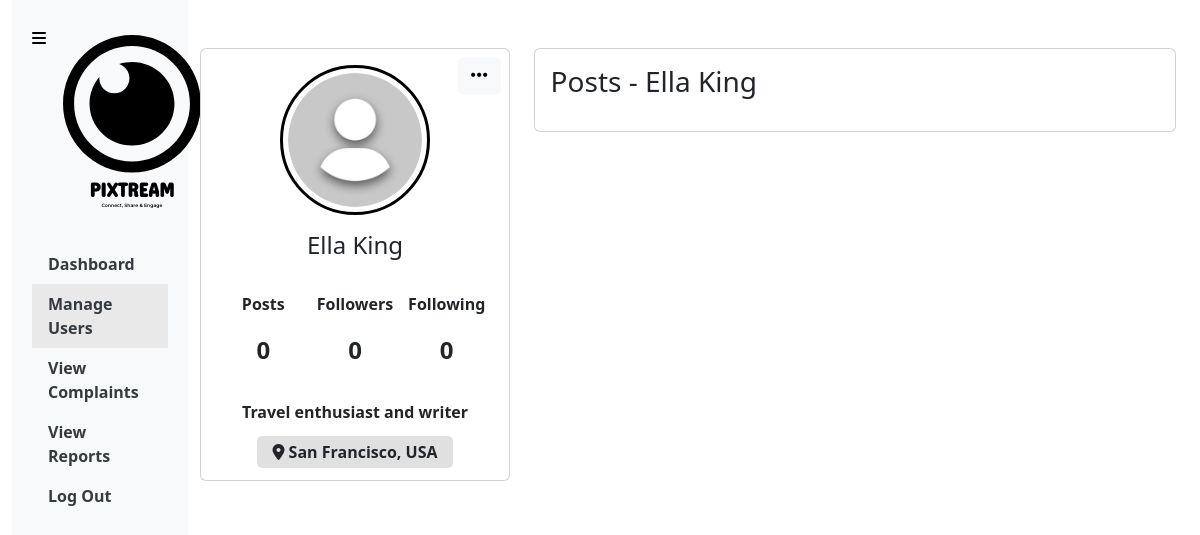
The page /admin_user_view.php?username=ella_king (signed in) on the database as committed earlier.
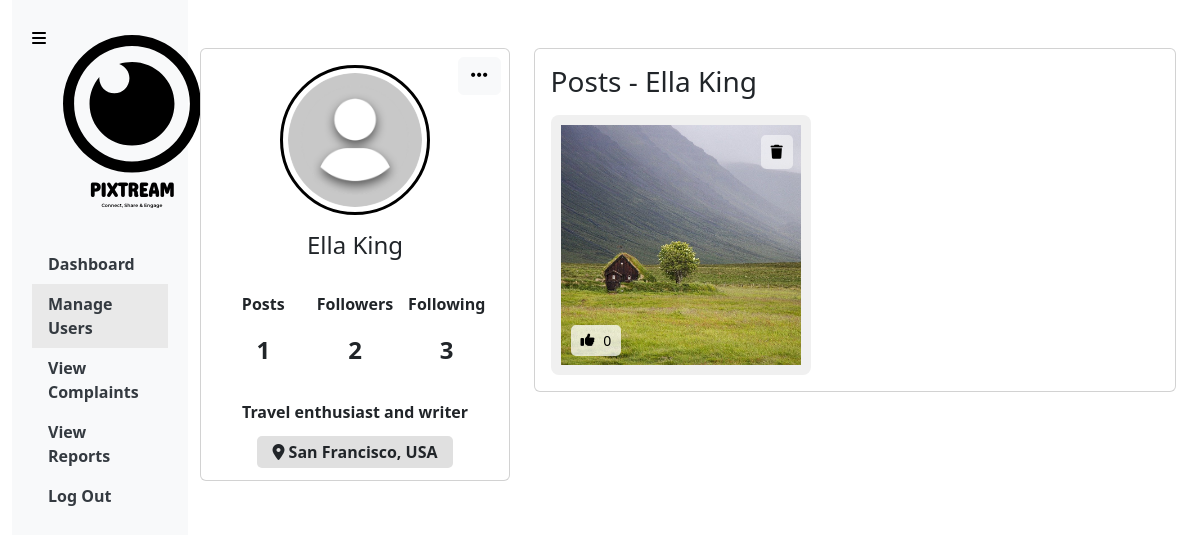
The same page on the database as committed later.
### tables this page shows
CREATE TABLE `users` (
  `id` bigint(20) NOT NULL,
  `name` varchar(100) DEFAULT NULL,
  `username` varchar(191) DEFAULT NULL,
  `email` varchar(191) DEFAULT NULL,
  `password` varchar(255) DEFAULT NULL,
  `bio` text DEFAULT NULL,
  `profile_picture` varchar(255) DEFAULT 'default.png',
  `location` varchar(255) DEFAULT NULL,
  `created_at` timestamp NOT NULL DEFAULT current_timestamp()
);

CREATE TABLE `posts` (
  `id` bigint(20) NOT NULL,
  `user_id` bigint(20) DEFAULT NULL,
  `post_path` varchar(255) DEFAULT NULL,
  `caption` longtext DEFAULT NULL,
  `category` enum('Photos','Videos','Stories','Music','Articles','Memes','Art & Design','Photography','Travel & Adventure','Food & Cooking','Others') DEFAULT NULL,
  `created_at` timestamp NOT NULL DEFAULT current_timestamp()
);

### admin_user_view.php (the view, shortened to what this page needs)
<?php
include 'dbconfig.php';
$username = $_GET['username'];
$sql = "SELECT * FROM users WHERE username='$username';";
$result = mysqli_query($conn, $sql);
$info = mysqli_fetch_assoc($result);
$id = $info['id'];
$name = $info['name'];
$location = $info['location'];
$bio = $info['bio'];
$profilePhoto = $info['profile_picture'] ?? 'default.png';
$followersSql = "SELECT COUNT(*) AS follower_count FROM follows WHERE followed_id='$id';";
$followersResult = mysqli_query($conn, $followersSql);
$followersCount = mysqli_fetch_assoc($followersResult)['follower_count'];
$followingSql = "SELECT COUNT(*) AS following_count FROM follows WHERE follower_id='$id';";
$followingResult = mysqli_query($conn, $followingSql);
$followingCount = mysqli_fetch_assoc($followingResult)['following_count'];
$postSql = "SELECT COUNT(*) FROM posts WHERE user_id = '$id';";
$postResult = mysqli_query($conn, $postSql);
$postInfo = mysqli_fetch_array($postResult);
$postCount = $postInfo[0];
?>
<!DOCTYPE html>
<html lang="en">
<head>
    <link rel="stylesheet" href="node_modules/bootstrap/dist/css/bootstrap.min.css">
    <link rel="stylesheet" href="library-files/fontawesome/css/all.min.css">
    <link rel="stylesheet" href="assets/css/me.css">
</head>
<body>
    <button class="btn mybtn-outline toggle-btn" id="sidebarToggle"><i class="fa-solid fa-bars"></i></button>
    <div class="container-fluid d-flex admin-2divs">
        <div class="sidebar" id="sidebar">
            <div class="text-center mb-4">
                <img src="assets/img/LOGO_text.svg" width="200" alt="PIXTREAM Logo">
            </div>
            <ul class="nav flex-column">
                <li class="nav-item">
                    <a class="nav-link" href="admin_dashboard.php">
                        <b>Dashboard</b>
                    </a>
                </li>
                <li class="nav-item">
                    <a class="nav-link active-now" href="admin_users.php">
                        <b>Manage Users</b>
                    </a>
                </li>
                <li class="nav-item">
                    <a class="nav-link" href="admin_complaints.php">
                        <b>View Complaints</b>
                    </a>
                </li>
                <li class="nav-item">
                    <a class="nav-link" href="admin_reports.php">
                        <b>View Reports</b>
                    </a>
                </li>
                <li class="nav-item">
                    <a class="nav-link" href="logout.php">
                        <b>Log Out</b>
                    </a>
                </li>
            </ul>
        </div>
        <div class="container mt-5">
        <div class="main-body">
            <div class="row gutters-sm">
                <div class="col-md-4 mb-3">
                    <div class="card h-100 position-relative">
                        <div class="card-body d-flex flex-column">
                            <div class="dropdown position-absolute top-0 end-0 p-2">
                                <button class="btn btn-light custom-dropdown-btn" type="button" id="dropdownMenuButton" data-bs-toggle="dropdown" aria-expanded="false">
                                    <i class="fa-solid fa-ellipsis custom-ellipsis"></i>
                                </button>
                            </div>
                            <div class="d-flex flex-column align-items-center text-center">
                                <div class="profile-img-container">
                                    <img src="profile_picture/<?php echo $profilePhoto; ?>" alt="Profile Photo" class="rounded-circle" width="150">
                                </div>
                                <div class="mt-3 mb-4">
                                    <h4><?php echo $name; ?></h4>
                                </div>
                                <div class="d-flex justify-content-around stats">
                                    <div class="stat">
                                        <p><b>Posts</b></p>
                                        <p><?php echo $postCount; ?></p>
                                    </div>
                                    <div class="stat" data-bs-toggle="modal" data-bs-target="#followersModal">
                                        <p><b>Followers</b></p>
                                        <p><?php echo $followersCount; ?></p>
                                    </div>
                                    <div class="stat" data-bs-toggle="modal" data-bs-target="#followingModal">
                                        <p><b>Following</b></p>
                                        <p><?php echo $followingCount; ?></p>
                                    </div>
                                </div>
                                <div class="mt-3 bio-text text-start">
                                    <p><?php echo nl2br(htmlspecialchars($bio)); ?></p>
                                    <span class="mt-3 profile-location">
                                        <i class="fa-solid fa-location-dot"></i> <?php echo $location; ?>
                                    </span>
                                </div>
                            </div>
                        </div>
                    </div>
                </div>
                <div class="col-md-8">
                    <div class="row gutters-sm">
                        <div class="col-sm-12 mb-3">
                            <div class="card h-100">
                                <div class="card-body">
                                    <h3 class="d-flex align-items-center mb-3">Posts - <?php echo $name; ?></h3>
                                    <div class="media-grid">
                                        <?php
                                        $postsSql = "SELECT * FROM posts WHERE user_id='$id' ORDER BY created_at DESC;";
                                        $postsResult = mysqli_query($conn, $postsSql);
                                        $posts = [];
                                        while ($row = mysqli_fetch_assoc($postsResult)) {
                                            $posts[] = $row;
                                        }
                                        foreach ($posts as $post)
                                        {
                                            $post_id = $post['id'];
                                            $mediaPath = $post['post_path'];
                                            $caption = $post['caption'];
                                            $createdAt = new DateTime($post['created_at']);
                                            $formattedDate = $createdAt->format('F j, Y g:i A');
                                            $category = $post['category'];
                                            $likeCountSql = "SELECT COUNT(*) AS like_count FROM likes WHERE post_id='$post_id';";
                                            $likeCountResult = mysqli_query($conn, $likeCountSql);
                                            $likeCountRow = mysqli_fetch_assoc($likeCountResult);
                                            $likeCount = $likeCountRow['like_count'];
                                            $fileExtension = strtolower(pathinfo($mediaPath, PATHINFO_EXTENSION));
                                            $isVideo = in_array($fileExtension, ['mp4', 'mov', 'avi', 'wmv']);
                                        ?>
                                        <a href="admin_post_info.php?user_id=<?php echo $id; ?>&post_id=<?php echo $post_id; ?>">
                                            <div class="media-item">
                                                <?php if ($isVideo): ?>
                                                    <div class="video-thumbnail" data-bs-toggle="modal" data-bs-target="#postModal" data-media-path="<?php echo htmlspecialchars($mediaPath); ?>" data-caption="<?php echo htmlspecialchars($caption); ?>" data-created-at="<?php echo htmlspecialchars($formattedDate); ?>" data-category="<?php echo htmlspecialchars($category); ?>" data-username="<?php echo htmlspecialchars($username); ?>">
                                                        <video muted>
                                                            <source src="<?php echo htmlspecialchars($mediaPath); ?>" type="video/mp4">
                                                            Your browser does not support the video tag.
                                                        </video>
                                                        <div class="video-icon-overlay">
                                                            <i class="fas fa-play-circle"></i>
                                                        </div>
                                                    </div>
                                                <?php else: ?>
                                                    <img src="<?php echo htmlspecialchars($mediaPath); ?>" alt="Pixtream Post" data-bs-toggle="modal" data-bs-target="#postModal" data-media-path="<?php echo htmlspecialchars($mediaPath); ?>" data-caption="<?php echo htmlspecialchars($caption); ?>" data-created-at="<?php echo htmlspecialchars($formattedDate); ?>" data-category="<?php echo htmlspecialchars($category); ?>" data-username="<?php echo htmlspecialchars($username); ?>">
                                                <?php endif; ?>
                                                <form method="POST" action="" class="delete-post-form">
                                                    <button type="submit" name="delete_post" class="trash-icon">
                                                        <i class="fa-solid fa-trash"></i>
                                                    </button>
                                                </form>
                                                <div class="like-count-overlay">
                                                    <i class="fa-solid fa-thumbs-up"></i>&nbsp;<?php echo $likeCount; ?>
                                                </div>
                                            </div>
                                        </a>
                                        <?php
                                        }
                                        ?>
                                    </div>
                                </div>
                            </div>
                        </div>
                    </div>
                </div>
            </div>
        </div>
    </div>
</body>
</html>

### assets/css/me.css (style rules this page uses)
:root { --bs-body-font-weight: 400; }
body { color: black !important; }
li { cursor: pointer; }
.mybtn-outline { border: 1px solid black; color: black; }
.bio-text { text-align: center !important; font-weight: bolder; }
.profile-location { background-color: #e0e0e0 !important; padding: 5px 15px; border-radius: 5px; }
a { color: inherit; text-decoration: none; }
.rounded-circle { border: 3px solid #000000; padding: 5px; }
.profile-img-container { position: relative; display: inline-block; }
.profile-img-container img { border-radius: 50%; }
.custom-ellipsis { font-size: 1.2rem; }
.stats { display: flex; justify-content: space-around; width: 100%; }
.stat { text-align: center; flex: 1; cursor: pointer; }
.stat p:nth-of-type(2) { font-size: 1.5rem; font-weight: 600; }
.media-grid { display: flex; flex-wrap: wrap; gap: 10px; }
.media-grid img, .media-grid video { width: 260px; height: 260px; object-fit: cover; border-radius: 8px; padding: 10px; background-color: #f0f0f0; }
.sidebar { height: 100vh; background-color: #f8f9fa; transition: width 0.3s; padding: 20px; width: 15%; }
.active-now { background-color: #e9e9e9; }
.toggle-btn { position: fixed; top: 20px; left: 20px; z-index: 1000; border: none; }
.sidebar .nav-link { color: #343a40; }
.admin-2divs { display: flex; height: 100vh; }
.like-count-overlay { position: absolute; margin-top: -50px; margin-left: 20px; background-color: #ffffffbe; color: #000000; padding: 5px 10px; border-radius: 5px; font-size: 14px; display: flex; align-items: center; gap: 5px; }
.trash-icon { position: absolute; margin-top: -240px; margin-left: 210px; background-color: #ffffff85; color: #000000; padding: 5px 10px; border-radius: 5px; border: none; padding: 10px; font-size: 14px; display: flex; align-items: center; gap: 5px; }

Rows that differ between the two databases and show on the page:
added posts: post_path (picture), likeCount "0"
Other text that changed with them:
$postCount: "0" → "1"
$followersCount: "0" → "2"
$followingCount: "0" → "3"
